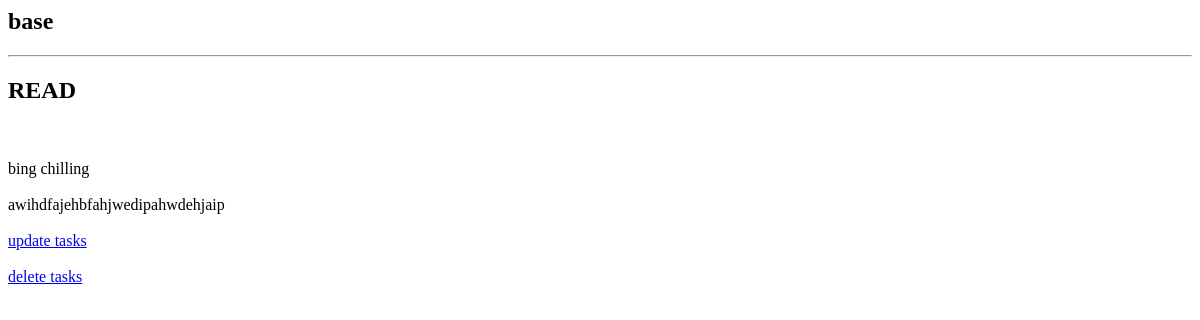
/viewtasks, run on an earlier commit of the app's database.
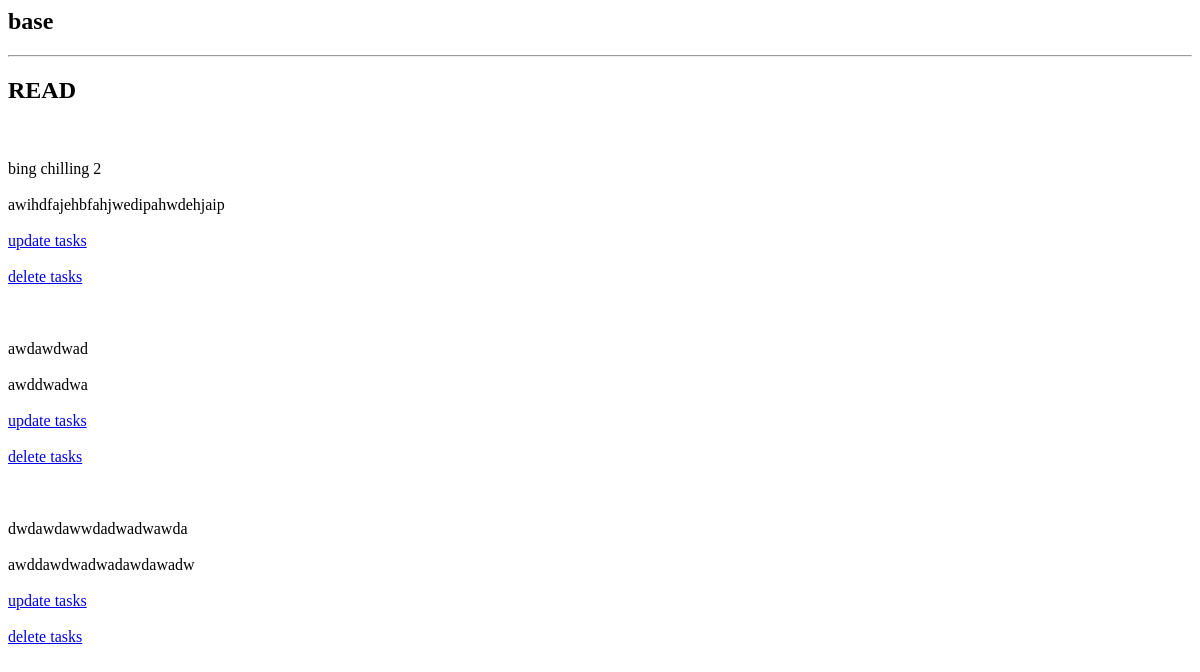
And on a later commit of the database.
### todoist/models.py (models this page shows)
class Task(models.Model):
    title = models.CharField(max_length = 100)
    content = models.CharField(max_length = 1000)
    date_posted = models.DateTimeField(auto_now_add = True)

### todoist/views.py (the view)
# urls.py: path('viewtasks', views.viewTasks, name='viewtasks'),
def viewTasks(request):
    tasks = Task.objects.all()
    context = {'tasks': tasks}
    return render(request, 'viewtasks.html', context=context)

### templates/viewtasks.html (shortened to what this page needs)
{% include 'base.html' %}
<h2> READ </h2>
{% for task in tasks %}
    {{task.title}}
    {{task.content}}
    <a href={% url 'updatetask' task.id %}> update tasks </a>
    <a href={% url 'deletetask' task.id %}> delete tasks </a>
{% endfor %}

### templates/base.html
<h2>base</h2>
<hr>

What changed in the data, as far as the page shows it:
changed Task "awihdfajehbfahjwedipahwdehjaip": title "bing chilling" → "bing chilling 2"
added Task: title "awdawdwad", content "awddwadwa"
added Task: title "dwdawdawwdadwadwawda", content "awddawdwadwadawdawadw"
